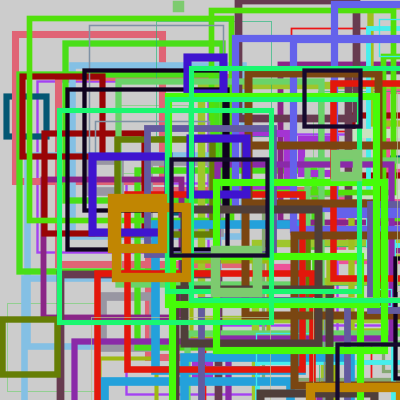
Frame 1 (no input)
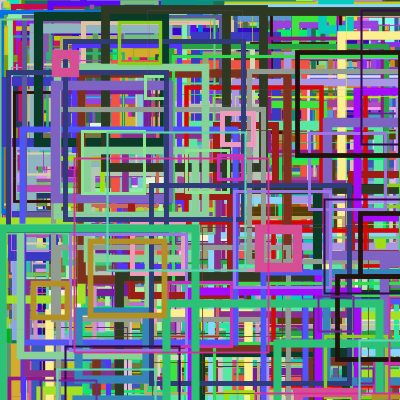
Frame 60 (the mouse pressed at the canvas centre just before this capture)
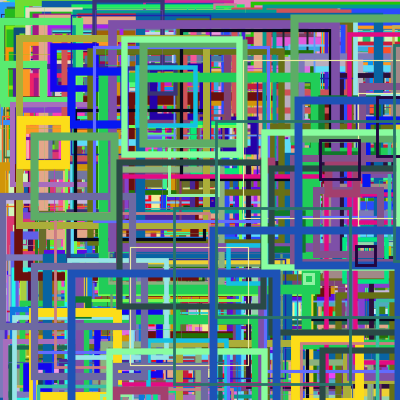
Frame 120 (the mouse held since frame 60 and released just before this capture)

The Processing sketch that drew these frames (run headless with seeded random() and noise(); from frame 60 on, the mouse is pressed at the canvas centre):

// Processing sketch: processing_105529
// ── processing_105529.pde

int x;
int y;
int s;

void setup() {
  size (400, 400);
}
 
 
void draw(){
  for (int x=0; x<50; x+=30) {
    for (int y=0 ; y<height; y+=20) {
      stroke(random(255), random(255), random(255));
      strokeWeight(random(10));
      noFill();
      s=int(random(200));
      rect(random(width), random(height), s+40, s+40);
      rect(random(width), random(height), s+20, s+20);
      rect(random(width), random(height), s, s);

    }
  }
}
